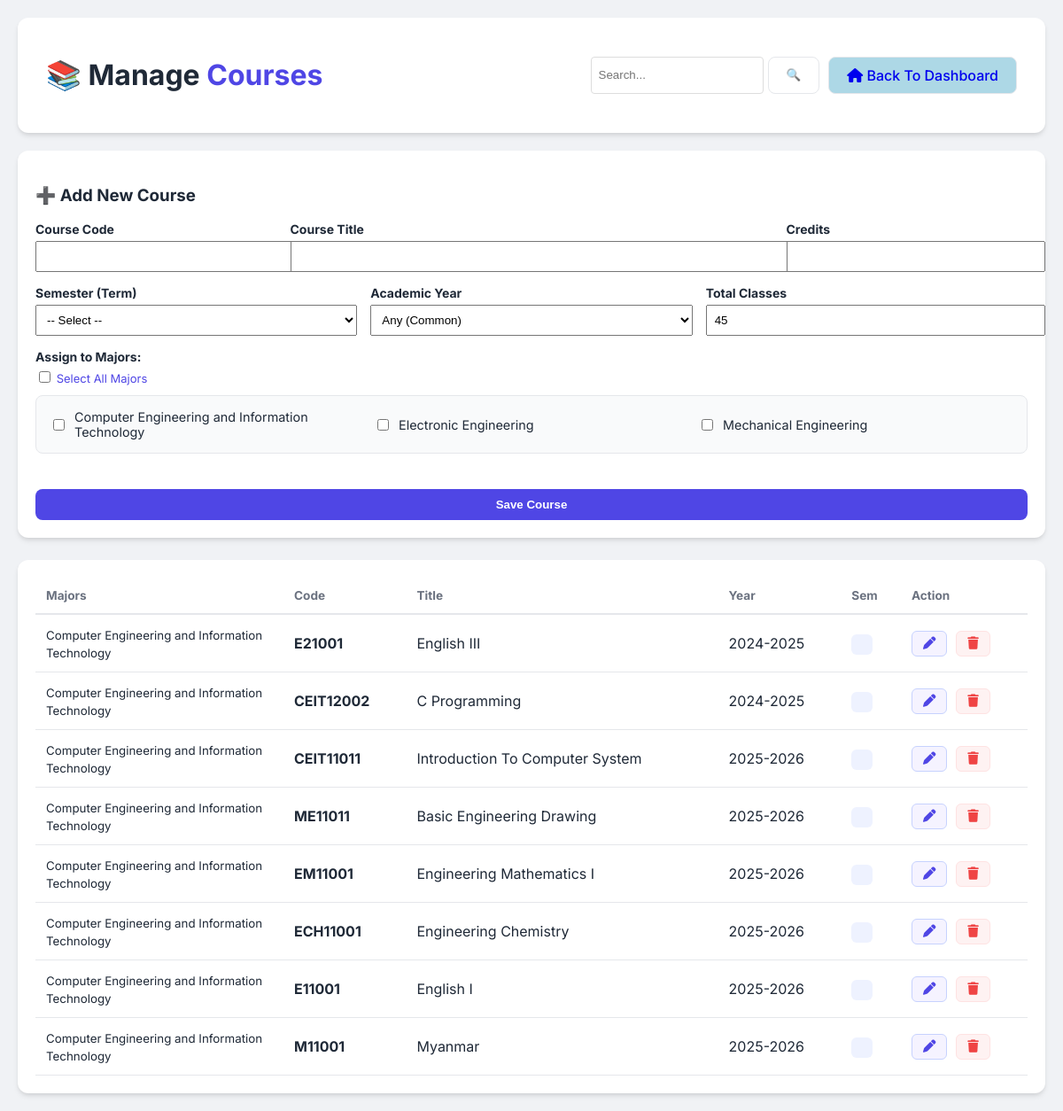
The app's page /manage_courses.php with its own data.
### tables this page shows
CREATE TABLE IF NOT EXISTS `major_details` (
  `id` INT AUTO_INCREMENT PRIMARY KEY,
  `title` VARCHAR(100) NOT NULL
);

CREATE TABLE IF NOT EXISTS `course_details` (
  `id` INT AUTO_INCREMENT PRIMARY KEY,
  `code` VARCHAR(20) NOT NULL,
  `title` VARCHAR(200) NOT NULL,
  `credits` INT,
  `session_id` INT,
  `academic_year` VARCHAR(20),
  `total_classes` INT DEFAULT 45
);

### database/database.php (called while the page is built, shortened)
<?php
class Database
{
    private $servername = "127.0.0.1:3307";
    private $username = "root";
    private $password = "";
    private $dbname = "attendance_db";
    public function __construct() {
        try {
            $this->conn = new PDO("mysql:host=$this->servername;dbname=$this->dbname", $this->username, $this->password);
        } catch(PDOException $e) {
            echo "Connection failed: " . $e->getMessage();
        }
    }
}

### manage_courses.php (the view, shortened to what this page needs)
<?php
require_once 'database/database.php';
$db = new Database();
$edit_course = null;
$assigned_majors = [];
$search = $_GET['search'] ?? '';
$search_query = "";
$params = [];
$limit = 10;
$page = isset($_GET['page']) ? (int)$_GET['page'] : 1;
$offset = ($page - 1) * $limit;
$sql_courses = "SELECT cd.*, sd.term, GROUP_CONCAT(md.title SEPARATOR ', ') as major_names
                FROM course_details cd
                LEFT JOIN session_details sd ON cd.session_id = sd.id
                LEFT JOIN course_assignments ca ON cd.id = ca.course_id
                LEFT JOIN major_details md ON ca.major_id = md.id
                $search_query
                GROUP BY cd.id
                ORDER BY cd.id DESC
                LIMIT $limit OFFSET $offset";
$stmt_courses = $db->conn->prepare($sql_courses);
$stmt_courses->execute($params);
$courses = $stmt_courses->fetchAll(PDO::FETCH_ASSOC);
$majors = $db->conn->query("SELECT * FROM major_details")->fetchAll(PDO::FETCH_ASSOC);
?>
<!DOCTYPE html>
<html>
<head>
    <link rel="stylesheet" href="css/attendance.css?v=1.2">
    <link rel="stylesheet" href="https://cdnjs.cloudflare.com/ajax/libs/font-awesome/6.4.2/css/all.min.css">
</head>
<body>
    <div class="container">
        <header class="attendance-header" style="display: flex; justify-content: space-between; align-items: center;">
            <h1>📚 Manage <span style="color:#4f46e5">Courses</span></h1>
            <div style="display: flex; gap: 10px;">
                <form method="GET" style="display: flex; gap: 5px;">
                    <input type="text" name="search" placeholder="Search..." value="<?= htmlspecialchars($search) ?>" style="padding: 8px; border-radius: 4px; border: 1px solid #ddd;">
                    <button type="submit" class="class-btn">🔍</button>
                </form>
                <a href="dashboard.php" class="class-btn" style="text-decoration:none; background:lightblue;"><i class="fa-solid fa-house"></i> Back To Dashboard</a>
            </div>
        </header>
        <div class="card" style="margin-bottom: 25px;">
            <h3><?= $edit_course ? "📝 Edit Course" : "➕ Add New Course" ?></h3>
            <form method="POST">
                <div style="display:grid; grid-template-columns: 1fr 2fr 1fr; gap:15px; margin-bottom:15px;">
                    <div>
                        <label class="input-label">Course Code</label>
                        <input type="text" name="code" required value="<?= $edit_course['code'] ?? '' ?>" style="width:100%; padding:8px;">
                    </div>
                    <div>
                        <label class="input-label">Course Title</label>
                        <input type="text" name="title" required value="<?= $edit_course['title'] ?? '' ?>" style="width:100%; padding:8px;">
                    </div>
                    <div>
                        <label class="input-label">Credits</label>
                        <input type="number" name="credits" required value="<?= $edit_course['credits'] ?? '' ?>" style="width:100%; padding:8px;">
                    </div>
                </div>
                <div style="display:grid; grid-template-columns: 1fr 1fr 1fr; gap:15px; margin-bottom:15px;">
                    <div>
                        <label class="input-label">Semester (Term)</label>
                        <select name="session_id" required style="width:100%; padding:8px;">
                            <option value="">-- Select --</option>
                        </select>
                    </div>
                    <div>
                        <label class="input-label">Academic Year</label>
                        <select name="academic_year" required style="width:100%; padding:8px;">
                            <option value="Any" <?= (isset($edit_course) && $edit_course['academic_year'] == 'Any') ? 'selected' : '' ?>>Any (Common)</option>
                        </select>
                    </div>
                    <div>
                        <label class="input-label">Total Classes</label>
                        <input type="number" name="total_classes" required value="<?= $edit_course['total_classes'] ?? '45' ?>" style="width:100%; padding:8px;">
                    </div>
                </div>
                <div style="margin-bottom:20px;">
                    <label class="input-label">Assign to Majors:</label>
                    <label style="font-size: 13px; color: #4f46e5; cursor: pointer;">
                        <input type="checkbox" id="selectAllMajors"> Select All Majors
                    </label>
                    <div class="major-checkbox-group" style="margin-top:10px;">
                        <?php foreach ($majors as $m): ?>
                            <label class="checkbox-item">
                                <input type="checkbox" name="major_ids[]" class="major-checkbox" value="<?= $m['id'] ?>"
                                    <?= in_array($m['id'], $assigned_majors) ? 'checked' : '' ?>>
                                <?= $m['title'] ?>
                            </label>
                        <?php endforeach; ?>
                    </div>
                </div>
                <button type="submit" name="save_course" class="save-btn" style="padding: 10px 30px;">
                    <?= $edit_course ? "Update Course" : "Save Course" ?>
                </button>
            </form>
        </div>
        <div class="card">
            <table class="student-table">
                <thead>
                    <tr>
                        <th width="25%">Majors</th>
                        <th>Code</th>
                        <th>Title</th>
                        <th>Year</th>
                        <th>Sem</th>
                        <th>Action</th>
                    </tr>
                </thead>
                <tbody>
                    <?php foreach ($courses as $c): ?>
                        <tr>
                            <td><small><?= $c['major_names'] ?: '<span style="color:red;">Not assigned</span>' ?></small></td>
                            <td><strong><?= htmlspecialchars($c['code']) ?></strong></td>
                            <td><?= htmlspecialchars($c['title']) ?></td>
                            <td><?= $c['academic_year'] ?></td>
                            <td><span class="badge"><?= htmlspecialchars($c['term']) ?></span></td>
                            <td>
                                <div style="display:flex; gap:10px;">
                                    <a href="?edit=<?= $c['id'] ?>" class="btn-icon edit-btn" title="Edit"><i class="fa-solid fa-pen"></i></a>
                                    <a href="?delete=<?= $c['id'] ?>" class="btn-icon delete-btn" onclick="return confirm('Are you sure?')" title="Delete"><i class="fa-solid fa-trash"></i></a>
                                </div>
                            </td>
                        </tr>
                    <?php endforeach; ?>
                </tbody>
            </table>
        </div>
    </div>
</body>
</html>

### css/attendance.css (style rules this page uses)
:root { --bg: #f0f2f5; --card: #ffffff; --primary: #4f46e5; --primary-hover: #4338ca; --text-main: #1f2937; --text-muted: #6b7280; --success: #10b981; --border: #e5e7eb; --shadow: 0 4px 6px -1px rgba(0, 0, 0, 0.1), 0 2px 4px -1px rgba(0, 0, 0, 0.06); --radius: 12px; }
body { font-family: 'Inter', sans-serif; background-color: var(--bg); color: var(--text-main); margin: 0; padding: 20px; }
.container { max-width: 1200px; margin: 0 auto; }
.attendance-header { background: var(--card); padding: 1.5rem 2rem; border-radius: var(--radius); box-shadow: var(--shadow); display: flex; justify-content: space-between; align-items: center; margin-bottom: 20px; }
.class-btn { padding: 10px 20px; border-radius: 8px; border: 1px solid var(--border); background: var(--card); cursor: pointer; font-weight: 500; }
.card { background: var(--card); border-radius: var(--radius); padding: 20px; box-shadow: var(--shadow); }
.student-table { width: 100%; border-collapse: collapse; }
.student-table th { text-align: left; padding: 12px; border-bottom: 2px solid var(--border); color: var(--text-muted); font-size: 0.85rem; }
.student-table td { padding: 12px; border-bottom: 1px solid var(--border); }
.save-btn { width: 100%; background: var(--primary); color: white; border: none; padding: 12px; border-radius: 8px; font-weight: 600; margin-top: 20px; cursor: pointer; }
input[type="checkbox"] { cursor: pointer; accent-color: var(--primary); }
.badge { background: #eef2ff; color: #4f46e5; padding: 4px 12px; border-radius: 6px; font-size: 0.8rem; font-weight: 700; }
.btn-icon { text-decoration: none; padding: 6px 12px; border-radius: 6px; font-size: 0.85rem; font-weight: 500; display: inline-flex; align-items: center; gap: 5px; transition: all 0.3s ease; }
.edit-btn { color: #4f46e5; background-color: #f5f3ff; border: 1px solid #c7d2fe; }
.delete-btn { color: #ef4444; background-color: #fef2f2; border: 1px solid #fee2e2; }
.btn-icon i { font-size: 0.9rem; }

### manage_courses.php (style rules this page uses)
.major-checkbox-group { display: grid; grid-template-columns: repeat(3, 1fr); gap: 10px; background: #f9fafb; padding: 15px; border-radius: 8px; border: 1px solid #e5e7eb; }
.checkbox-item { display: flex; align-items: center; gap: 8px; font-size: 0.9rem; cursor: pointer; }
.input-label { font-weight: bold; display: block; margin-bottom: 5px; font-size: 14px; }

### records on screen
major_details: title "Computer Engineering and Information Technology"
major_details: title "Electronic Engineering"
major_details: title "Mechanical Engineering"
course_details: major_names "Computer Engineering and Information Technology", code "E21001", title "English III", academic_year "2024-2025"
course_details: major_names "Computer Engineering and Information Technology", code "CEIT12002", title "C Programming", academic_year "2024-2025"
course_details: major_names "Computer Engineering and Information Technology", code "CEIT11011", title "Introduction To Computer System", academic_year "2025-2026"
course_details: major_names "Computer Engineering and Information Technology", code "ME11011", title "Basic Engineering Drawing", academic_year "2025-2026"
course_details: major_names "Computer Engineering and Information Technology", code "EM11001", title "Engineering Mathematics I", academic_year "2025-2026"
course_details: major_names "Computer Engineering and Information Technology", code "ECH11001", title "Engineering Chemistry", academic_year "2025-2026"
course_details: major_names "Computer Engineering and Information Technology", code "E11001", title "English I", academic_year "2025-2026"
course_details: major_names "Computer Engineering and Information Technology", code "M11001", title "Myanmar", academic_year "2025-2026"
